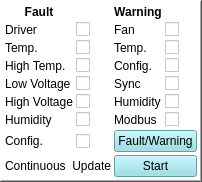
                    <widget class="QFrame" name="frame_5">
                     <property name="styleSheet">
                      <string notr="true">
background-color: rgb(255, 255, 255);
</string>
                     </property>
                     <property name="frameShape">
                      <enum>QFrame::WinPanel</enum>
                     </property>
                     <property name="frameShadow">
                      <enum>QFrame::Raised</enum>
                     </property>
                     <layout class="QGridLayout" name="gridLayout_24">
                      <property name="leftMargin">
                       <number>3</number>
                      </property>
                      <property name="topMargin">
                       <number>3</number>
                      </property>
                      <property name="rightMargin">
                       <number>3</number>
                      </property>
                      <property name="bottomMargin">
                       <number>3</number>
                      </property>
                      <property name="spacing">
                       <number>3</number>
                      </property>
                      <item row="0" column="0">
                       <layout class="QGridLayout" name="gridLayout_23">
                        <item row="8" column="0">
                         <widget class="QLabel" name="label_81">
                          <property name="text">
                           <string>Config.</string>
                          </property>
                         </widget>
                        </item>
                        <item row="1" column="3">
                         <widget class="QCheckBox" name="warning_1">
                          <property name="sizePolicy">
                           <sizepolicy hsizetype="Preferred" vsizetype="Preferred">
                            <horstretch>0</horstretch>
                            <verstretch>0</verstretch>
                           </sizepolicy>
                          </property>
                          <property name="text">
                           <string/>
                          </property>
                          <property name="checkable">
                           <bool>false</bool>
                          </property>
                         </widget>
                        </item>
                        <item row="3" column="2">
                         <widget class="QLabel" name="label_86">
                          <property name="text">
                           <string>Config.</string>
                          </property>
                         </widget>
                        </item>
                        <item row="2" column="1">
                         <widget class="QCheckBox" name="fault_2">
                          <property name="sizePolicy">
                           <sizepolicy hsizetype="Preferred" vsizetype="Preferred">
                            <horstretch>0</horstretch>
                            <verstretch>0</verstretch>
                           </sizepolicy>
                          </property>
                          <property name="text">
                           <string/>
                          </property>
                          <property name="checkable">
                           <bool>false</bool>
                          </property>
                         </widget>
                        </item>
                        <item row="3" column="0">
                         <widget class="QLabel" name="label_77">
                          <property name="text">
                           <string>High Temp.</string>
                          </property>
                         </widget>
                        </item>
                        <item row="4" column="3">
                         <widget class="QCheckBox" name="warning_4">
                          <property name="sizePolicy">
                           <sizepolicy hsizetype="Preferred" vsizetype="Preferred">
                            <horstretch>0</horstretch>
                            <verstretch>0</verstretch>
                           </sizepolicy>
                          </property>
                          <property name="text">
                           <string/>
                          </property>
                          <property name="checkable">
                           <bool>false</bool>
                          </property>
                         </widget>
                        </item>
                        <item row="5" column="2">
                         <widget class="QLabel" name="label_84">
                          <property name="text">
                           <string>Humidity</string>
                          </property>
                         </widget>
                        </item>
                        <item row="6" column="0">
                         <widget class="QLabel" name="label_80">
                          <property name="text">
                           <string>Humidity</string>
                          </property>
                         </widget>
                        </item>
                        <item row="0" column="2">
                         <widget class="QLabel" name="label_73">
                          <property name="font">
                           <font>
                            <weight>75</weight>
                            <bold>true</bold>
                           </font>
                          </property>
                          <property name="text">
                           <string>Warning</string>
                          </property>
                          <property name="alignment">
                           <set>Qt::AlignCenter</set>
                          </property>
                         </widget>
                        </item>
                        <item row="4" column="1">
                         <widget class="QCheckBox" name="fault_4">
                          <property name="sizePolicy">
                           <sizepolicy hsizetype="Preferred" vsizetype="Preferred">
                            <horstretch>0</horstretch>
                            <verstretch>0</verstretch>
                           </sizepolicy>
                          </property>
                          <property name="text">
                           <string/>
                          </property>
                          <property name="checkable">
                           <bool>false</bool>
                          </property>
                         </widget>
                        </item>
                        <item row="1" column="2">
                         <widget class="QLabel" name="label_75">
                          <property name="text">
                           <string>Fan</string>
                          </property>
                         </widget>
                        </item>
                        <item row="5" column="0">
                         <widget class="QLabel" name="label_79">
                          <property name="text">
                           <string>High Voltage</string>
                          </property>
                         </widget>
                        </item>
                        <item row="3" column="1">
                         <widget class="QCheckBox" name="fault_3">
                          <property name="sizePolicy">
                           <sizepolicy hsizetype="Preferred" vsizetype="Preferred">
                            <horstretch>0</horstretch>
                            <verstretch>0</verstretch>
                           </sizepolicy>
                          </property>
                          <property name="text">
                           <string/>
                          </property>
                          <property name="checkable">
                           <bool>false</bool>
                          </property>
                         </widget>
                        </item>
                        <item row="3" column="3">
                         <widget class="QCheckBox" name="warning_3">
                          <property name="sizePolicy">
                           <sizepolicy hsizetype="Preferred" vsizetype="Preferred">
                            <horstretch>0</horstretch>
                            <verstretch>0</verstretch>
                           </sizepolicy>
                          </property>
                          <property name="text">
                           <string/>
                          </property>
                          <property name="checkable">
                           <bool>false</bool>
                          </property>
                         </widget>
                        </item>
                        <item row="8" column="1">
                         <widget class="QCheckBox" name="fault_7">
                          <property name="sizePolicy">
                           <sizepolicy hsizetype="Preferred" vsizetype="Preferred">
                            <horstretch>0</horstretch>
                            <verstretch>0</verstretch>
                           </sizepolicy>
                          </property>
                          <property name="text">
                           <string/>
                          </property>
                          <property name="checkable">
                           <bool>false</bool>
                          </property>
                         </widget>
                        </item>
                        <item row="6" column="1">
                         <widget class="QCheckBox" name="fault_6">
                          <property name="sizePolicy">
                           <sizepolicy hsizetype="Preferred" vsizetype="Preferred">
                            <horstretch>0</horstretch>
                            <verstretch>0</verstretch>
                           </sizepolicy>
                          </property>
                          <property name="text">
                           <string/>
                          </property>
                          <property name="checkable">
                           <bool>false</bool>
                          </property>
                         </widget>
                        </item>
                        <item row="4" column="2">
                         <widget class="QLabel" name="label_83">
                          <property name="text">
                           <string>Sync</string>
                          </property>
                         </widget>
                        </item>
                        <item row="2" column="3">
                         <widget class="QCheckBox" name="warning_2">
                          <property name="sizePolicy">
                           <sizepolicy hsizetype="Preferred" vsizetype="Preferred">
                            <horstretch>0</horstretch>
                            <verstretch>0</verstretch>
                           </sizepolicy>
                          </property>
                          <property name="text">
                           <string/>
                          </property>
                          <property name="checkable">
                           <bool>false</bool>
                          </property>
                         </widget>
                        </item>
                        <item row="2" column="0">
                         <widget class="QLabel" name="label_76">
                          <property name="text">
                           <string>Temp.</string>
                          </property>
                         </widget>
                        </item>
                        <item row="5" column="3">
                         <widget class="QCheckBox" name="warning_5">
                          <property name="sizePolicy">
                           <sizepolicy hsizetype="Preferred" vsizetype="Preferred">
                            <horstretch>0</horstretch>
                            <verstretch>0</verstretch>
                           </sizepolicy>
                          </property>
                          <property name="text">
                           <string/>
                          </property>
                          <property name="checkable">
                           <bool>false</bool>
                          </property>
                         </widget>
                        </item>
                        <item row="6" column="2">
                         <widget class="QLabel" name="label_85">
                          <property name="text">
                           <string>Modbus</string>
                          </property>
                         </widget>
                        </item>
                        <item row="6" column="3">
                         <widget class="QCheckBox" name="warning_6">
                          <property name="sizePolicy">
                           <sizepolicy hsizetype="Preferred" vsizetype="Preferred">
                            <horstretch>0</horstretch>
                            <verstretch>0</verstretch>
                           </sizepolicy>
                          </property>
                          <property name="text">
                           <string/>
                          </property>
                          <property name="checkable">
                           <bool>false</bool>
                          </property>
                         </widget>
                        </item>
                        <item row="1" column="1">
                         <widget class="QCheckBox" name="fault_1">
                          <property name="sizePolicy">
                           <sizepolicy hsizetype="Preferred" vsizetype="Preferred">
                            <horstretch>0</horstretch>
                            <verstretch>0</verstretch>
                           </sizepolicy>
                          </property>
                          <property name="text">
                           <string/>
                          </property>
                          <property name="checkable">
                           <bool>false</bool>
                          </property>
                         </widget>
                        </item>
                        <item row="1" column="0">
                         <widget class="QLabel" name="label_74">
                          <property name="text">
                           <string>Driver</string>
                          </property>
                         </widget>
                        </item>
                        <item row="2" column="2">
                         <widget class="QLabel" name="label_82">
                          <property name="text">
                           <string>Temp.</string>
                          </property>
                         </widget>
                        </item>
                        <item row="5" column="1">
                         <widget class="QCheckBox" name="fault_5">
                          <property name="sizePolicy">
                           <sizepolicy hsizetype="Preferred" vsizetype="Preferred">
                            <horstretch>0</horstretch>
                            <verstretch>0</verstretch>
                           </sizepolicy>
                          </property>
                          <property name="text">
                           <string/>
                          </property>
                          <property name="checkable">
                           <bool>false</bool>
                          </property>
                         </widget>
                        </item>
                        <item row="4" column="0">
                         <widget class="QLabel" name="label_78">
                          <property name="text">
                           <string>Low Voltage</string>
                          </property>
                         </widget>
                        </item>
                        <item row="0" column="0">
                         <widget class="QLabel" name="label_72">
                          <property name="font">
                           <font>
                            <weight>75</weight>
                            <bold>true</bold>
                           </font>
                          </property>
                          <property name="text">
                           <string>Fault</string>
                          </property>
                          <property name="alignment">
                           <set>Qt::AlignCenter</set>
                          </property>
                         </widget>
                        </item>
                        <item row="9" column="0" colspan="2">
                         <widget class="QLabel" name="label_87">
                          <property name="text">
                           <string>Continuous  Update</string>
                          </property>
                         </widget>
                        </item>
                        <item row="8" column="2" colspan="2">
                         <widget class="QPushButton" name="Fault_warning">
                          <property name="sizePolicy">
                           <sizepolicy hsizetype="Preferred" vsizetype="Preferred">
                            <horstretch>0</horstretch>
                            <verstretch>0</verstretch>
                           </sizepolicy>
                          </property>
                          <property name="styleSheet">
                           <string notr="true">background-color: rgb(139, 219, 229);

color: rgb(0, 0, 0);</string>
                          </property>
                          <property name="text">
                           <string>Fault/Warning</string>
                          </property>
                         </widget>
                        </item>
                        <item row="9" column="2" colspan="2">
                         <widget class="QPushButton" name="update_read_faults">
                          <property name="sizePolicy">
                           <sizepolicy hsizetype="Preferred" vsizetype="Preferred">
                            <horstretch>0</horstretch>
                            <verstretch>0</verstretch>
                           </sizepolicy>
                          </property>
                          <property name="styleSheet">
                           <string notr="true">background-color: rgb(139, 219, 229);

color: rgb(0, 0, 0);</string>
                          </property>
                          <property name="text">
                           <string>Start</string>
                          </property>
                         </widget>
                        </item>
                       </layout>
                      </item>
                     </layout>
                    </widget>
